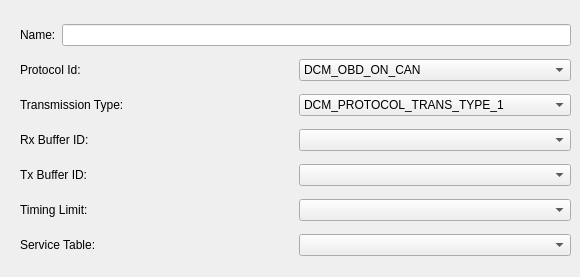
    <widget class="QWidget" name="tab_19">
     <attribute name="title">
      <string>Protocol</string>
     </attribute>
     <widget class="QWidget" name="layoutWidget">
      <property name="geometry">
       <rect>
        <x>20</x>
        <y>17</y>
        <width>551</width>
        <height>251</height>
       </rect>
      </property>
      <layout class="QVBoxLayout" name="verticalLayout_17">
       <item>
        <layout class="QHBoxLayout" name="horizontalLayout_35">
         <item>
          <widget class="QLabel" name="label_29">
           <property name="text">
            <string>Name:</string>
           </property>
          </widget>
         </item>
         <item>
          <widget class="QLineEdit" name="leProtocolName"/>
         </item>
        </layout>
       </item>
       <item>
        <layout class="QHBoxLayout" name="horizontalLayout_38">
         <item>
          <widget class="QLabel" name="label_32">
           <property name="text">
            <string>Protocol Id:</string>
           </property>
          </widget>
         </item>
         <item>
          <widget class="QComboBox" name="cmbxProtocolId">
           <item>
            <property name="text">
             <string>DCM_OBD_ON_CAN</string>
            </property>
           </item>
           <item>
            <property name="text">
             <string>DCM_UDS_ON_CAN</string>
            </property>
           </item>
           <item>
            <property name="text">
             <string>DCM_UDS_ON_FLEAXRAY</string>
            </property>
           </item>
           <item>
            <property name="text">
             <string>DCM_ROE_ON_CAN</string>
            </property>
           </item>
           <item>
            <property name="text">
             <string>DCM_ROE_ON_FLEXRAY</string>
            </property>
           </item>
           <item>
            <property name="text">
             <string>DCM_PERIODICTRANS_ON_CAN</string>
            </property>
           </item>
           <item>
            <property name="text">
             <string>DCM_PERIODICTRANS_ON_FLEXRAY</string>
            </property>
           </item>
          </widget>
         </item>
        </layout>
       </item>
       <item>
        <layout class="QHBoxLayout" name="horizontalLayout_39">
         <item>
          <widget class="QLabel" name="label_33">
           <property name="text">
            <string>Transmission Type:</string>
           </property>
          </widget>
         </item>
         <item>
          <widget class="QComboBox" name="cmbxTransType">
           <item>
            <property name="text">
             <string>DCM_PROTOCOL_TRANS_TYPE_1</string>
            </property>
           </item>
           <item>
            <property name="text">
             <string>DCM_PROTOCOL_TRANS_TYPE_2</string>
            </property>
           </item>
          </widget>
         </item>
        </layout>
       </item>
       <item>
        <layout class="QHBoxLayout" name="horizontalLayout_40">
         <item>
          <widget class="QLabel" name="label_34">
           <property name="text">
            <string>Rx Buffer ID:</string>
           </property>
          </widget>
         </item>
         <item>
          <widget class="QComboBox" name="cmbxRxBufferID"/>
         </item>
        </layout>
       </item>
       <item>
        <layout class="QHBoxLayout" name="horizontalLayout_42">
         <item>
          <widget class="QLabel" name="label_36">
           <property name="text">
            <string>Tx Buffer ID:</string>
           </property>
          </widget>
         </item>
         <item>
          <widget class="QComboBox" name="cmbxTxBufferID"/>
         </item>
        </layout>
       </item>
       <item>
        <layout class="QHBoxLayout" name="horizontalLayout_43">
         <item>
          <widget class="QLabel" name="label_37">
           <property name="text">
            <string>Timing Limit:</string>
           </property>
          </widget>
         </item>
         <item>
          <widget class="QComboBox" name="cmbxTimeLimit"/>
         </item>
        </layout>
       </item>
       <item>
        <layout class="QHBoxLayout" name="horizontalLayout_44">
         <item>
          <widget class="QLabel" name="label_38">
           <property name="text">
            <string>Service Table:</string>
           </property>
          </widget>
         </item>
         <item>
          <widget class="QComboBox" name="cmbxServiceTable"/>
         </item>
        </layout>
       </item>
      </layout>
     </widget>
    </widget>
